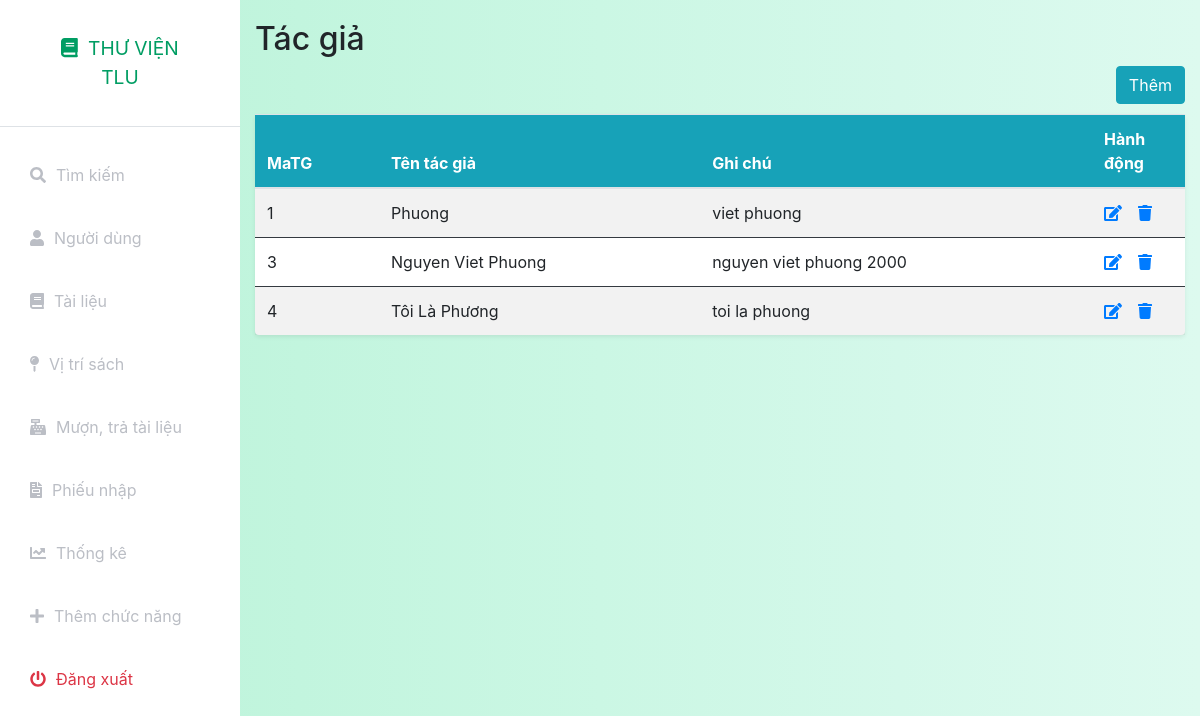
Page /index.php?controller=author&action=index (signed in) on the committed database.
### tables this page shows
CREATE TABLE `tacgia` (
  `MaTG` int(11) NOT NULL,
  `TenTG` text NOT NULL,
  `GhiChu` text NOT NULL,
  `status` int(11) DEFAULT 1
);

### index.php (called while the page is built, shortened)
<?php
include_once('models/Auth.php');
$action = isset($_GET['action']) ? $_GET['action'] : 'index';
$object = new $classController();
$object->$action();
?>

### config.php (called while the page is built, shortened)
<?php
function getalldata($query)
{
    global $connect;
    $result=mysqli_query($connect,$query);
    if(mysqli_num_rows($result)>0)
        return mysqli_fetch_all($result,MYSQLI_ASSOC);
    else
        return false;
}
function getonedata($query)
{
    global $connect;
    $result=mysqli_query($connect,$query);
    if($result&&mysqli_num_rows($result)==1)
        return mysqli_fetch_assoc($result);
    else
        return false;
}
?>

### models/User.php (called while the page is built, shortened)
<?php
include_once('./config.php');
class User
{
    public static function show($idoruser)
    {
        $query = "select * from nguoidung where id = '$idoruser' or Username = '$idoruser'";
        $data = getonedata($query);
        return $data;
    }
}

### models/Auth.php (called while the page is built, shortened)
<?php
include_once('./config.php');
include_once('User.php');
class Auth
{
    private static $ChucDanh = null;
    public static function isAdmin()
    {
        if(self::isLogin())
        {
            if (self::$ChucDanh == 'admin')
                return true;
            else
                return false;
        }
        else
        {
            return false;
        }
    }
    public static function isLogin()
    {
        if (isset($_SESSION['token']) && isset($_SESSION['Username'])) {
            $data = User::show($_SESSION['Username']);
            if($data)
            {
                if($data['token'] == $_SESSION['token'])
                {
                    self::$ChucDanh = $data['ChucDanh'];
                    return true;
                }
            }
            else
            {
                return false;
            }
        } else
            return false;
    }
}

### models/Author.php (called while the page is built, shortened)
<?php
include_once('./config.php');
class Author
{
    public static function index()
    {
        $query = "select * from tacgia where status = '1'";
        $data = getalldata($query);
        return $data;
    }
}

### views/author/index.php (the view)
<?php include_once('././assets/layouts/header.php'); ?>
<?php include_once('././assets/layouts/siderbar.php'); ?>
<div class="container-fluid" style="padding-top:20px">
    <h2>Tác giả</h2>
    <table class="table table-striped bg-white rounded shadow-sm  table-hover">
        <div class="d-grid gap-2 d-md-flex justify-content-md-end">
            <a name="" id="" class="btn btn-info" href="index.php?controller=author&action=add" role="button" style="margin-bottom:10px">Thêm</a>
        </div>
        <thead class="bg-info text-white">
            <tr class="border-dark">
                <th>MaTG</th>
                <th>Tên tác giả</th>
                <th>Ghi chú</th>
                <th style="width: 10%;">Hành động</th>
            </tr>
        </thead>
        <tbody>
            <?php
            if (isset($data) && is_array($data)) {
                foreach ($data as $document) {
                    if ($document['status'] == 1) {
                        echo "<tr>";
                        echo "<td class=\"border-dark\" scope=\"row\">" . $document['MaTG'] . "</td>";
                        echo "<td class=\"border-dark\" scope=\"row\">" . $document['TenTG'] . "</td>";
                        echo "<td class=\"border-dark\">" . $document['GhiChu'] . "</td>";
                        echo '<td class="border-dark">';
                        echo '<a href="index.php?controller=author&action=edit&MaTG=' . $document['MaTG'] . '"><i class="fas fa-edit"></i></a>';
                        echo '<a class="ml-3" onclick="return confirm(\'Bạn có muốn xóa ?\')" href="index.php?controller=author&action=delete&MaTG=' . $document['MaTG'] . '"><i class="fas fa-trash"></i></a>';
                        echo "</tr>";
                    }
                }
            }
            ?>
    </table>
</div>
<?php include_once('././assets/layouts/footer.php'); ?>

### assets/css/styles.css (style rules this page uses)
:root { --main-bg-color: #009d63; --main-text-color: #009d63; --second-text-color: #bbbec5; --second-bg-color: #c1efde; }

### rows in the picture
tacgia: MaTG "1", TenTG "Phuong", GhiChu "viet phuong"
tacgia: MaTG "3", TenTG "Nguyen Viet Phuong", GhiChu "nguyen viet phuong 2000"
tacgia: MaTG "4", TenTG "Tôi Là Phương", GhiChu "toi la phuong"
